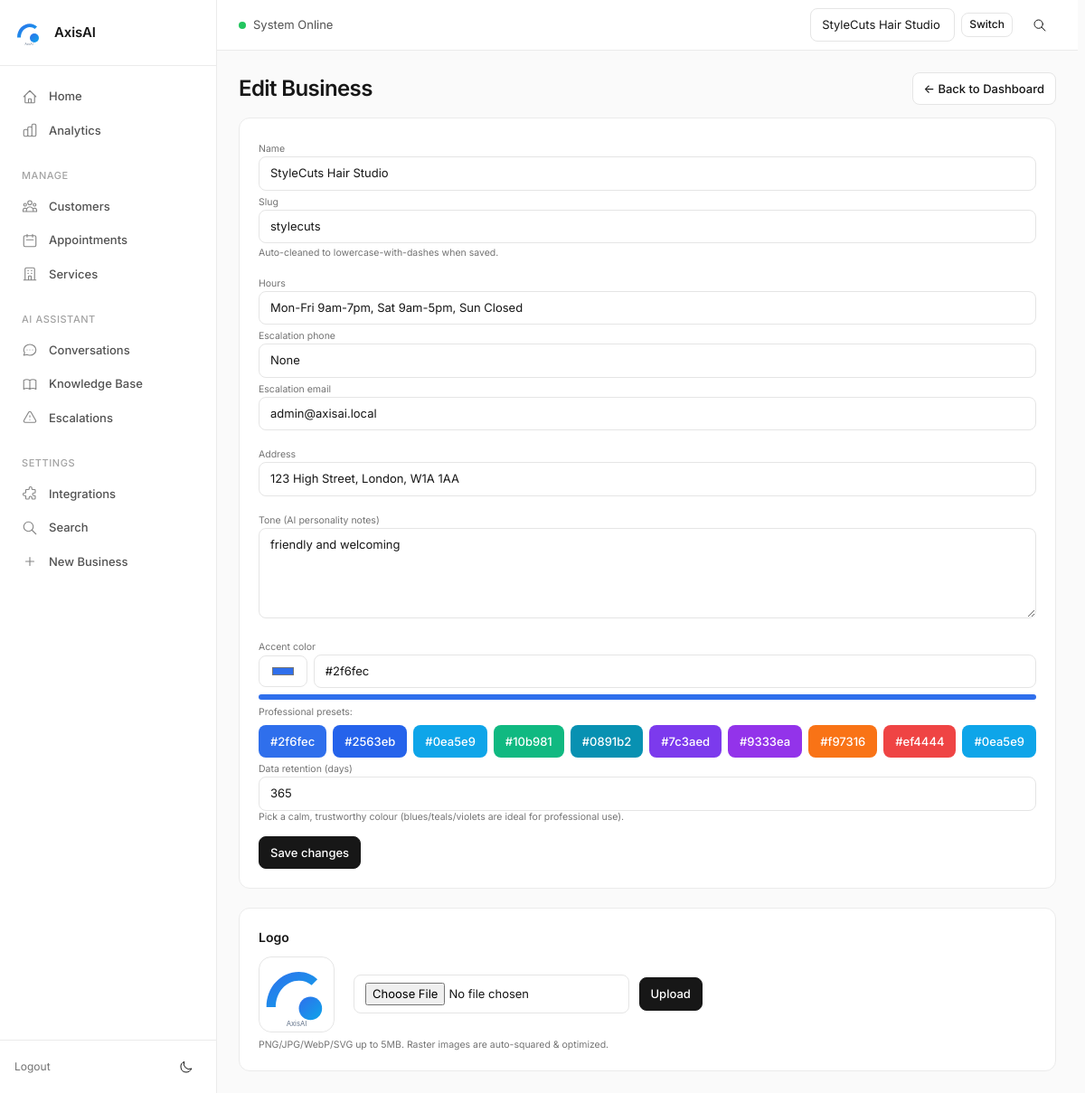
/business/9/edit (signed in), run on the app's committed database.
### tables this page shows
CREATE TABLE businesses (
            id INTEGER PRIMARY KEY AUTOINCREMENT,
            name TEXT NOT NULL UNIQUE,
            slug TEXT NOT NULL UNIQUE,
            created_at TEXT NOT NULL DEFAULT CURRENT_TIMESTAMP
        , hours TEXT, address TEXT, services TEXT, tone TEXT, escalation_phone TEXT, escalation_email TEXT, data_retention_days INTEGER DEFAULT 365, accent_color TEXT, logo_path TEXT, settings_json TEXT, files_path TEXT, static_path TEXT, archived INTEGER DEFAULT 0, tenant_key TEXT);

### dashboard.py (the view, shortened to what this page needs)
@app.route("/business/<int:business_id>/edit", methods=["GET", "POST"])
def edit_business(business_id: int):
    if session.get("user") is None:
        return redirect(url_for("auth.login"))
    user = session.get("user")
    if user and user.get("role") != "admin":
        if not user_can_access_business(user, business_id):
            abort(403)
    b = get_business_by_id(business_id)
    if not b:
        flash("Business not found.", "err")
        return redirect(url_for("dashboard"))
    session["active_business_id"] = business_id
    return render_template("edit_business.html", business=b)

### core/authz.py (called while the page is built)
def get_allowed_business_ids_for_user(user) -> List[int]:
    if not user:
        return []
    if user.get("role") == "admin":
        with get_conn() as con:
            return [r["id"] for r in con.execute("SELECT id FROM businesses").fetchall()]
    with get_conn() as con:
        rows = con.execute("SELECT business_id FROM business_users WHERE user_id=?", (user["id"],)).fetchall()
        return [r["business_id"] for r in rows]

### core/csrf.py (called while the page is built, shortened)
def _get_token():
    tok = session.get("csrf_token")
    if not tok:
        tok = secrets.token_urlsafe(32)
        session["csrf_token"] = tok
    return tok

def register_csrf(app):
    @app.context_processor
    def inject_csrf():
        return {"csrf_token": _get_token()}
    @app.before_request
    def enforce_csrf():
        if request.method in _EXEMPT_METHODS:
            return

### core/db.py (called while the page is built)
def get_conn() -> sqlite3.Connection:
    con = sqlite3.connect(DB_PATH, timeout=30.0)
    con.row_factory = sqlite3.Row
    con.execute("PRAGMA foreign_keys = ON;")
    con.execute("PRAGMA journal_mode = WAL;")  # Better concurrency
    return con

def _col_exists(cur: sqlite3.Cursor, table: str, col: str) -> bool:
    if not table.isidentifier():
        raise ValueError(f"Invalid table name: {table}")
    rows = cur.execute(f"PRAGMA table_info({table})").fetchall()
    return any(r[1] == col for r in rows)

def _table_exists(cur: sqlite3.Cursor, table: str) -> bool:
    r = cur.execute(
        "SELECT 1 FROM sqlite_master WHERE type='table' AND name=? LIMIT 1", (table,)
    ).fetchone()
    return bool(r)

def _safe_alter_add_column(cur: sqlite3.Cursor, table: str, col: str, ddl: str) -> None:
    try:
        if not _col_exists(cur, table, col):
            cur.execute(ddl)
    except sqlite3.OperationalError as e:
        logger.warning(f"Could not add column {col} to {table}: {e}")

def list_businesses(limit: int = 100, include_archived: bool = False) -> List[Dict[str, Any]]:
    with get_conn() as con:
        if include_archived:
            rows = con.execute(
                "SELECT * FROM businesses ORDER BY id LIMIT ?", (limit,)
            ).fetchall()
        else:
            rows = con.execute(
                "SELECT * FROM businesses WHERE archived = 0 ORDER BY id LIMIT ?", (limit,)
            ).fetchall()
        return [dict(r) for r in rows]

### templates/edit_business.html (shortened to what this page needs)
{% extends "base.html" %}
{% block content %}
<div class="flex items-center justify-between mb-4">
  <h1 class="page-title">Edit Business</h1>
  <a class="btn" href="{{ url_for('dashboard') }}">← Back to Dashboard</a>
</div>
<form class="card p-6 grid gap-4" method="post">
  <div class="grid-2">
    <div>
      <label class="subtle text-xs">Name</label>
      <input class="input" name="name" value="{{ business['name'] }}">
    </div>
    <div>
      <label class="subtle text-xs">Slug</label>
      <input class="input" name="slug" value="{{ business['slug'] }}">
      <div class="subtle text-xs mt-1">Auto-cleaned to lowercase-with-dashes when saved.</div>
    </div>
  </div>
  <div class="grid-3">
    <div>
      <label class="subtle text-xs">Hours</label>
      <input class="input" name="hours" value="{{ business.get('hours','') }}">
    </div>
    <div>
      <label class="subtle text-xs">Escalation phone</label>
      <input class="input" name="escalation_phone" value="{{ business.get('escalation_phone','') }}">
    </div>
    <div>
      <label class="subtle text-xs">Escalation email</label>
      <input class="input" name="escalation_email" value="{{ business.get('escalation_email','') }}">
    </div>
  </div>
  <div>
    <label class="subtle text-xs">Address</label>
    <input class="input" name="address" value="{{ business.get('address','') }}">
  </div>
  <div>
    <label class="subtle text-xs">Tone (AI personality notes)</label>
    <textarea class="input" name="tone" rows="3">{{ business.get('tone','') }}</textarea>
  </div>
  <div class="grid-3 items-end">
    <div>
      <label class="subtle text-xs">Accent color</label>
      {% set ac = business.get('accent_color') or '#2f6fec' %}
      <div class="flex items-center gap-2">
        <input type="color" class="h-10 w-16 input" name="accent_color" value="{{ ac }}" oninput="document.getElementById('brandPreview').style.background=this.value">
        <input class="input" name="accent_color" value="{{ ac }}" oninput="document.getElementById('brandPreview').style.background=this.value">
      </div>
      <div id="brandPreview" class="mt-2" style="height:6px; border-radius:999px; background: {{ ac }}"></div>
      <div class="subtle text-xs mt-2">Professional presets:</div>
      <div class="flex flex-wrap gap-2 mt-2">
        {% for c in ['#2f6fec','#2563eb','#0ea5e9','#10b981','#0891b2','#7c3aed','#9333ea','#f97316','#ef4444','#0ea5e9'] %}
          <button onclick="event.preventDefault(); document.querySelectorAll('input[name=accent_color]').forEach(i=>i.value='{{ c }}'); document.getElementById('brandPreview').style.background='{{ c }}'" class="btn" style="background: {{ c }}; border-color: transparent; color: #fff;">{{ c }}</button>
        {% endfor %}
      </div>
    </div>
    <div>
      <label class="subtle text-xs">Data retention (days)</label>
      <input class="input" name="data_retention_days" type="number" min="0" value="{{ business.get('data_retention_days') or '' }}">
    </div>
    <div class="subtle text-xs">
      Pick a calm, trustworthy colour (blues/teals/violets are ideal for professional use).
    </div>
  </div>
  <div>
    <button class="btn btn-primary" type="submit">Save changes</button>
  </div>
</form>
<div class="card p-6 mt-6">
  <div class="font-semibold mb-3">Logo</div>
  <div class="flex items-center gap-6">
    <div class="w-24 h-24 rounded-2xl border flex items-center justify-center bg-white">
      {% if business.get('logo_path') %}
        <img src="{{ url_for('static', filename=business['logo_path']) }}" class="max-w-full max-h-full object-contain">
      {% else %}
        <img src="{{ url_for('static', filename='logo.svg') }}" class="max-w-full max-h-full object-contain">
      {% endif %}
    </div>
    <form method="post" action="{{ url_for('upload_logo', business_id=business['id']) }}" enctype="multipart/form-data" class="flex items-center gap-3">
      <input type="file" name="logo" accept=".png,.jpg,.jpeg,.webp,.svg" class="input" style="width:auto;">
      <button class="btn btn-primary">Upload</button>
    </form>
  </div>
  <p class="subtle text-xs mt-2">PNG/JPG/WebP/SVG up to 5MB. Raster images are auto-squared & optimized.</p>
</div>
{% endblock %}

### static/axis.css (style rules this page uses)
:root { --brand: var(--brand1, #000000); --brand-light: color-mix(in srgb, var(--brand) 8%, transparent); --brand-medium: color-mix(in srgb, var(--brand) 15%, transparent); --bg-page: #fafafa; --bg-sidebar: #ffffff; --bg-card: #ffffff; --bg-elevated: #ffffff; --bg-hover: #f5f5f5; --bg-active: #f0f0f0; --bg-muted: #fafafa; --border-light: #ebebeb; --border-default: #e5e5e5; --border-strong: #d4d4d4; --text-primary: #171717; --text-secondary: #525252; --text-tertiary: #737373; --text-muted: #a3a3a3; --text-inverse: #ffffff; --success: #22c55e; --success-light: #dcfce7; --warning: #f59e0b; --warning-light: #fef3c7; --error: #ef4444; --error-light: #fee2e2; --info: #3b82f6; --info-light: #dbeafe; --shadow-xs: 0 1px 2px rgba(0, 0, 0, 0.04); --shadow-sm: 0 1px 3px rgba(0, 0, 0, 0.06), 0 1px 2px rgba(0, 0, 0, 0.04); --shadow-md: 0 4px 6px -1px rgba(0, 0, 0, 0.06), 0 2px 4px -1px rgba(0, 0, 0, 0.04); --shadow-lg: 0 10px 15px -3px rgba(0, 0, 0, 0.06), 0 4px 6px -2px rgba(0, 0, 0, 0.04); --space-1: 4px; --space-2: 8px; --space-3: 12px; --space-4: 16px; --space-5: 20px; --space-6: 24px; --space-8: 32px; --space-10: 40px; --space-12: 48px; --font-sans: 'Inter', -apple-system, BlinkMacSystemFont, 'Segoe UI', sans-serif; --font-mono: 'SF Mono', 'Monaco', 'Inconsolata', monospace; --radius-sm: 6px; --radius-md: 8px; --radius-lg: 12px; --radius-xl: 16px; --radius-full: 9999px; --transition-fast: 100ms ease; --transition-base: 150ms ease; --transition-slow: 200ms ease; --card-bg: var(--bg-card); --card-border: var(--border-default); --page-bg: var(--bg-page); }
*, *::before, *::after { box-sizing: border-box; }
html { font-size: 14px; -webkit-font-smoothing: antialiased; -moz-osx-font-smoothing: grayscale; }
body { margin: 0; font-family: var(--font-sans); font-size: 1rem; line-height: 1.5; color: var(--text-primary); background: var(--bg-page); }
a { color: inherit; text-decoration: none; }
button { font-family: inherit; cursor: pointer; }
.flex { display: flex; }
.items-center { align-items: center; }
.justify-between { justify-content: space-between; }
.gap-2 { gap: var(--space-2); }
.gap-3 { gap: var(--space-3); }
.gap-4 { gap: var(--space-4); }
.gap-6 { gap: var(--space-6); }
.page-title { font-size: 24px; font-weight: 600; letter-spacing: -0.025em; color: var(--text-primary); }
.card { background: var(--bg-card); border: 1px solid var(--border-light); border-radius: var(--radius-lg); transition: box-shadow var(--transition-base); }
.btn { display: inline-flex; align-items: center; justify-content: center; gap: var(--space-2); padding: var(--space-2) var(--space-3); font-size: 13px; font-weight: 500; line-height: 1.4; border-radius: var(--radius-md); border: 1px solid var(--border-default); background: var(--bg-card); color: var(--text-primary); transition: all var(--transition-fast); white-space: nowrap; }
.btn-primary { background: var(--text-primary); border-color: var(--text-primary); color: var(--text-inverse); }
.input, input[type="text"], input[type="email"], input[type="password"], input[type="number"], input[type="tel"], input[type="url"], input[type="date"], input[type="time"], input[type="datetime-local"], select, textarea { width: 100%; padding: var(--space-2) var(--space-3); font-size: 13px; font-family: inherit; line-height: 1.5; color: var(--text-primary); background: var(--bg-card); border: 1px solid var(--border-default); border-radius: var(--radius-md); transition: all var(--transition-fast); }
.input::placeholder, input::placeholder, textarea::placeholder { color: var(--text-muted); }
textarea { min-height: 100px; resize: vertical; }
.font-semibold { font-weight: 600; }
.subtle { color: var(--text-tertiary); }
.border { border: 1px solid var(--border-default); }
.p-6 { padding: var(--space-6); }
.mb-3 { margin-bottom: var(--space-3); }
.mb-4 { margin-bottom: var(--space-4); }
.mt-2 { margin-top: var(--space-2); }
.grid { display: grid; }

### data on the page
businesses: name "StyleCuts Hair Studio", slug "stylecuts", hours "Mon-Fri 9am-7pm, Sat 9am-5pm, Sun Closed", escalation_email "admin@axisai.local", address "123 High Street, London, W1A 1AA", tone "friendly and welcoming", data_retention_days "365"

### other printed values
{{ c }} "#2f6fec" "#2563eb" "#0ea5e9" "#10b981" "#0891b2" "#7c3aed" "#9333ea" "#f97316" "#ef4444" "#0ea5e9"
form field active_business_id "StyleCuts Hair Studio"
